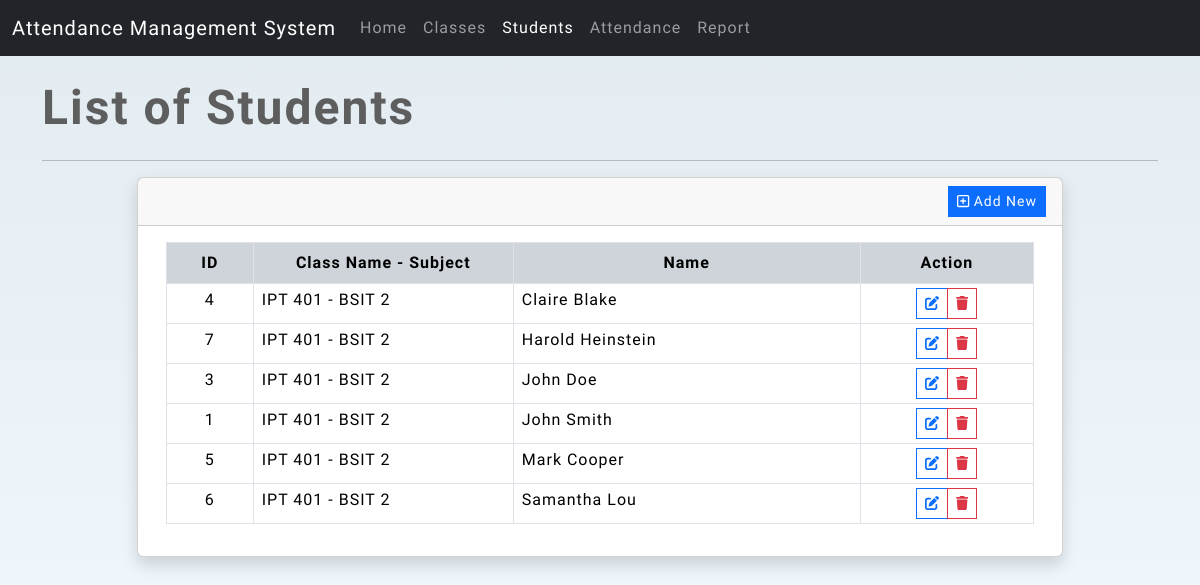
/?page=student_list, run on the app's committed database.
### tables this page shows
CREATE TABLE `students_tbl` (
  `id` int(11) NOT NULL,
  `class_id` int(11) NOT NULL,
  `name` text NOT NULL,
  `created_at` datetime NOT NULL DEFAULT current_timestamp(),
  `updated_at` datetime DEFAULT NULL ON UPDATE current_timestamp()
);

CREATE TABLE `class_tbl` (
  `id` int(11) NOT NULL,
  `name` text NOT NULL,
  `created_at` datetime NOT NULL DEFAULT current_timestamp(),
  `updated_at` datetime DEFAULT NULL ON UPDATE current_timestamp()
);

### classes/action.class.php (called while the page is built, shortened)
<?php
class Actions{
    private $conn;
    function __construct(){
        require_once(realpath(__DIR__.'/../db-connect.php'));
        $this->conn = $conn;
    }
    public function list_student(){
        $sql = "SELECT `students_tbl`.*, `class_tbl`.`name` as `class` FROM `students_tbl` inner join `class_tbl` on `students_tbl`.`class_id` = `class_tbl`.`id` order by `students_tbl`.`name` ASC";
        $qry = $this->conn->query($sql);
        return $qry->fetch_all(MYSQLI_ASSOC);
    }
}

### pages/student_list.php (the view, shortened to what this page needs)
<div class="page-title mb-3">List of Students</div>
<hr>
<?php
$studentList = $actionClass->list_student();
?>
<div class="row justify-content-center">
    <div class="col-lg-10 col-md-12 col-sm-12 col-12">
        <div class="card shadow">
            <div class="card-header rounded-0">
                <div class="d-flex w-100 justify-content-end align-items-center">
                    <button class="btn btn-sm rounded-0 btn-primary" type="button" id="add_student"><i class="far fa-plus-square"></i> Add New</button>
                </div>
            </div>
            <div class="card-body rounded-0">
                <div class="container-fluid">
                    <div class="table-responsive">
                        <table class="table table-bordered table-hovered table-stripped">
                            <colgroup>
                                <col width="10%">
                                <col width="30%">
                                <col width="40%">
                                <col width="20%">
                            </colgroup>
                            <thead class="bg-dark-subtle">
                                <tr class="bg-transparent">
                                    <th class="bg-transparent text-center">ID</th>
                                    <th class="bg-transparent text-center">Class Name - Subject</th>
                                    <th class="bg-transparent text-center">Name</th>
                                    <th class="bg-transparent text-center">Action</th>
                                </tr>
                            </thead>
                            <tbody>
                                <?php if(!empty($studentList) && is_array($studentList)): ?>
                                <?php foreach($studentList as $row): ?>
                                    <tr>
                                        <td class="text-center px-2 py-1"><?= $row['id'] ?></td>
                                        <td class="px-2 py-1"><?= $row['class'] ?></td>
                                        <td class="px-2 py-1"><?= $row['name'] ?></td>
                                        <td class="text-center px-2 py-1">
                                            <div class="input-group input-group-sm justify-content-center">
                                                <button class="btn btn-sm btn-outline-primary rounded-0 edit_student" type="button" data-id="<?= $row['id'] ?>" title="Edit"><i class="fas fa-edit"></i></button>
                                                <button class="btn btn-sm btn-outline-danger rounded-0 delete_student" type="button" data-id="<?= $row['id'] ?>" title="Delete"><i class="fas fa-trash"></i></button>
                                            </div>
                                        </td>
                                    </tr>
                                <?php endforeach; ?>
                                <?php else: ?>
                                    <tr>
                                        <th class="text-center px-2 py-1" colspan="4">No data found.</th>
                                    </tr>
                                <?php endif; ?>
                            </tbody>
                        </table>
                    </div>
                </div>
            </div>
        </div>
    </div>
</div>

### index.php (shortened to what this page needs)
<?php
    require_once('classes/action.class.php');
    $actionClass = new Actions();
    $page = $_GET['page'] ?? "home";
?>
<!DOCTYPE html>
<html lang="en">
    <?php include_once('inc/header.php'); ?>
<body>
    <?php include_once('inc/navigation.php'); ?>
        <div class="container-md py-3">
            <div class="main-wrapper">
                <?php include_once("pages/{$page}.php"); ?>
            </div>
        </div>
</body>
</html>

### inc/header.php (shortened to what this page needs)
<head>
    <link rel="stylesheet" href="https://cdnjs.cloudflare.com/ajax/libs/font-awesome/6.4.2/css/all.min.css" />
    <link rel="stylesheet" href="https://cdn.jsdelivr.net/npm/bootstrap@5.3.2/dist/css/bootstrap.min.css">
    <link rel="stylesheet" href="assets/css/style.css">
</head>

### inc/navigation.php (shortened to what this page needs)
<nav class="navbar navbar-expand-lg navbar-light bg-dark sticky-top" data-bs-theme="dark">
    <div class="container-fluid">
        <a class="navbar-brand" href="#">Attendance Management System</a>
        <div class="collapse navbar-collapse" id="navbarSupportedContent">
            <ul class="navbar-nav me-auto mb-2 mb-lg-0">
                <li class="nav-item">
                    <a class="nav-link <?= (isset($page)) && $page == 'home' ? 'active' : '' ?>" href="./">Home</a>
                </li>
                <li class="nav-item">
                    <a class="nav-link <?= (isset($page)) && $page == 'class_list' ? 'active' : '' ?>" href="./?page=class_list">Classes</a>
                </li>
                <li class="nav-item">
                    <a class="nav-link <?= (isset($page)) && $page == 'student_list' ? 'active' : '' ?>" href="./?page=student_list">Students</a>
                </li>
                <li class="nav-item">
                    <a class="nav-link <?= (isset($page)) && $page == 'attendance' ? 'active' : '' ?>" href="./?page=attendance">Attendance</a>
                </li>
                <li class="nav-item">
                    <a class="nav-link <?= (isset($page)) && $page == 'attendance_report' ? 'active' : '' ?>" href="./?page=attendance_report">Report</a>
                </li>
            </ul>
        </div>
    </div>
    </nav>

### assets/css/style.css (style rules this page uses)
:root { --font-orbiton: 'Kanit', sans-serif; --font-ubuntu: 'Ubuntu', sans-serif; }
html, body { height: 100%; width: 100%; max-height: 100%; overflow: auto; }
* { font-family: var(--font-ubuntu); letter-spacing: 1px; }
body:not(.printable-receipt) { background-color: #e4f5ff; background-image: linear-gradient(to top, #f3faff 0%, #e2ebf0 100%); }
div.page-title, div.page-title * { font-size: 3rem; font-weight: 600; letter-spacing: 2px; color: #5e5e5e; font-family: var(--font-orbiton); }

### data on the page
students_tbl: id "4", class.name "IPT 401 - BSIT 2", name "Claire Blake"
students_tbl: id "7", class.name "IPT 401 - BSIT 2", name "Harold Heinstein"
students_tbl: id "3", class.name "IPT 401 - BSIT 2", name "John Doe"
students_tbl: id "1", class.name "IPT 401 - BSIT 2", name "John Smith"
students_tbl: id "5", class.name "IPT 401 - BSIT 2", name "Mark Cooper"
students_tbl: id "6", class.name "IPT 401 - BSIT 2", name "Samantha Lou"
